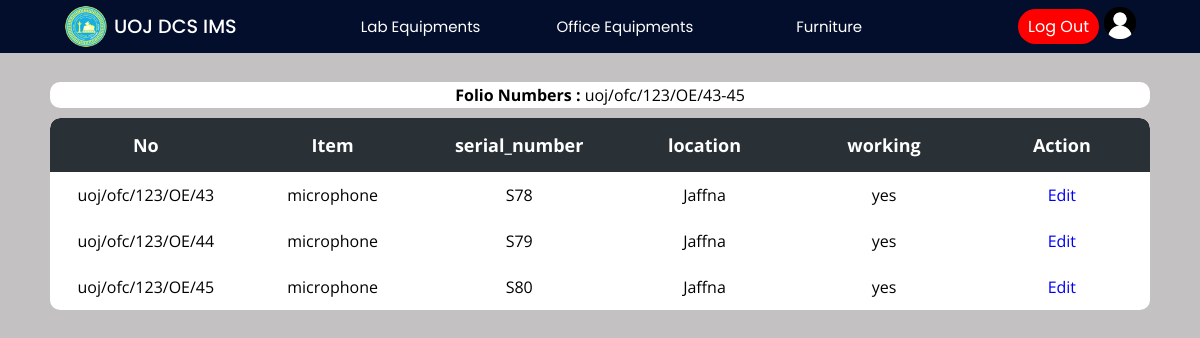
The page /Project/office/officeItems.php?search=true&id=22 (signed in) on the database its author committed.
### tables this page shows
CREATE TABLE `o_invoice` (
  `invoice_id` int(11) NOT NULL,
  `name` varchar(200) NOT NULL,
  `date` date NOT NULL,
  `price` float NOT NULL,
  `quantity` int(11) NOT NULL,
  `folio_number` varchar(50) NOT NULL,
  `description` varchar(400) NOT NULL,
  `supplier_name` varchar(150) NOT NULL,
  `supplier_tt` int(15) NOT NULL,
  `srn` int(11) NOT NULL,
  `page_number` varchar(15) NOT NULL,
  `location` varchar(50) NOT NULL,
  `warranty` int(11) NOT NULL
);

CREATE TABLE `o_items` (
  `invoice_id` int(11) NOT NULL,
  `set_id` varchar(50) NOT NULL,
  `serial_number` varchar(50) NOT NULL,
  `item` varchar(50) NOT NULL,
  `location` varchar(100) NOT NULL,
  `working` enum('yes','no','R','S','D','T') NOT NULL
);

### Project/office/officeItems.php (the view, shortened to what this page needs)
<?php
include("../config/connection.php");
?>
<!DOCTYPE html>
<html lang="en">
<head>
    <link rel="stylesheet" href="../css/lab.css">
    <link rel="stylesheet" href="../css/main.css">
</head>
<body>
    <?php include("../header/header.php"); ?>
    <div class="main-container">
        <?php
        if (isset($_GET['search'])) {
            $id = $_GET['id'];
            $query = "SELECT * FROM o_items WHERE invoice_id = $id";
            $result = mysqli_query($con, $query);
            if (mysqli_num_rows($result) > 0) {
        ?>
                <div class="table-con" style="background-color:white;margin-bottom:10px;padding:2px;">
                    <?php
                    $query1 = "SELECT 	folio_number FROM o_invoice WHERE invoice_id = $id";
                    $result1 = $con->query($query1);
                    if ($result1) {
                        $row = $result1->fetch_assoc();
                        $value = $row['folio_number'];
                        echo "<b>Folio Numbers :</b> $value";
                    } else {
                        echo "Query error: " . $con->error;
                    }
                    ?>
                </div>
                <div class="table-con">
                    <table style="width: 100%;">
                        <thead>
                            <tr>
                                <th>No</th>
                                <th>Item</th>
                                <th>serial_number</th>
                                <th>location</th>
                                <th>working</th>
                                <th>Action</th>
                            </tr>
                        </thead>
                        <tbody>
                            <?php
                            while ($row = mysqli_fetch_array($result)) {
                            ?>
                                <tr>
                                    <td><?php echo $row['set_id'] ?></a></td>
                                    <td><?php echo $row['item'] ?></td>
                                    <td><?php echo $row['serial_number'] ?></td>
                                    <td><?php echo $row['location'] ?></td>
                                    <td><?php echo $row['working'] ?></td>
                                    <td>
                                        <a href="updateItems.php?id=<?php echo $row['invoice_id'] ?>&setid=<?php echo $row['set_id']; ?>">Edit</a>
                                    </td>
                                </tr>
                    <?php
                            }
                        }
                    }
                    ?>
                        </tbody>
                    </table>
                </div>
    </div>
</body>
</html>

### Project/css/lab.css (style rules this page uses)
.main-container { padding: 50px; min-height: 100vh; height: fit-content; background: rgb(195, 193, 193); }
table { border-collapse: collapse; border-radius: 10px; overflow: hidden; max-width: 100%; margin: 0 auto; position: relative; }
.table-con { border-collapse: collapse; background: #fff; border-radius: 10px; margin: auto; position: relative; font-family: 'Open Sans'; text-align: center; background: #fff; overflow: auto; }
th { width: 200px; font-size: 18px; background: #293036; color: white; padding: 15px; }
td { padding: 12px; }

### Project/css/main.css (style rules this page uses)
* { margin: 0; padding: 0; text-decoration: none; box-sizing: border-box; }
:root { --bg-gradient: linear-gradient(-135deg, #01064a, #21acc2); --bg-gray: #e6e6e6; --text-color: #666; --inp-color: #57b846; }
body { font-family: 'Poppins', sans-serif; }

### Project/css/header.css (style rules this page uses)
* { margin: 0; padding: 0; text-decoration: none; box-sizing: border-box; }
:root { background: linear-gradient(-135deg, #01064a, #21acc2); --bg-gray: #e6e6e6; --text-color: #666; --inp-color: #57b846; }
body { font-family: 'Poppins', sans-serif; margin-top: 30px; }

### rows shown on the page
o_invoice: folio_number "uoj/ofc/123/OE/43-45"
o_items: set_id "uoj/ofc/123/OE/43", item "microphone", serial_number "S78", location "Jaffna", working "yes"
o_items: set_id "uoj/ofc/123/OE/44", item "microphone", serial_number "S79", location "Jaffna", working "yes"
o_items: set_id "uoj/ofc/123/OE/45", item "microphone", serial_number "S80", location "Jaffna", working "yes"
